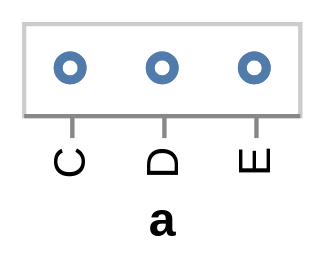

Here is the Vega-Lite specification saved for this chart:
### Vega specification from a JSON file in a GitHub repository (floating-point values rounded to 4 significant figures)
{"$schema": "https://vega.github.io/schema/vega/v3.0.json", "autosize": "pad", "padding": 5, "encode": {"update": {"stroke": {"value": "#ccc"}, "fill": {"value": "transparent"}}}, "data": [{"name": "source_0", "values": [{"a": "C", "b": 2}, {"a": "C", "b": 7}, {"a": "C", "b": 4}, {"a": "D", "b": 1}, {"a": "D", "b": 2}, {"a": "D", "b": 6}, {"a": "E", "b": 8}, {"a": "E", "b": 4}, {"a": "E", "b": 7}]}], "signals": [{"name": "x_step", "value": 21}, {"name": "width", "update": "bandspace(domain('x').length, 1, 0.5) * x_step"}, {"name": "height", "update": "21"}], "marks": [{"name": "marks", "type": "symbol", "role": "point", "style": ["point"], "from": {"data": "source_0"}, "encode": {"update": {"x": {"scale": "x", "field": "a"}, "y": {"signal": "height", "mult": 0.5}, "stroke": {"value": "#4c78a8"}, "fill": {"value": "transparent"}, "opacity": {"value": 0.7}}}}], "scales": [{"name": "x", "type": "point", "domain": {"data": "source_0", "field": "a", "sort": true}, "range": {"step": {"signal": "x_step"}}, "round": true, "padding": 0.5}], "axes": [{"scale": "x", "orient": "bottom", "title": "a", "zindex": 1, "encode": {"labels": {"update": {"angle": {"value": 270}, "align": {"value": "right"}, "baseline": {"value": "middle"}}}}}], "config": {"axis": {"domainColor": "#888", "tickColor": "#888"}, "axisY": {"minExtent": 30}}}
